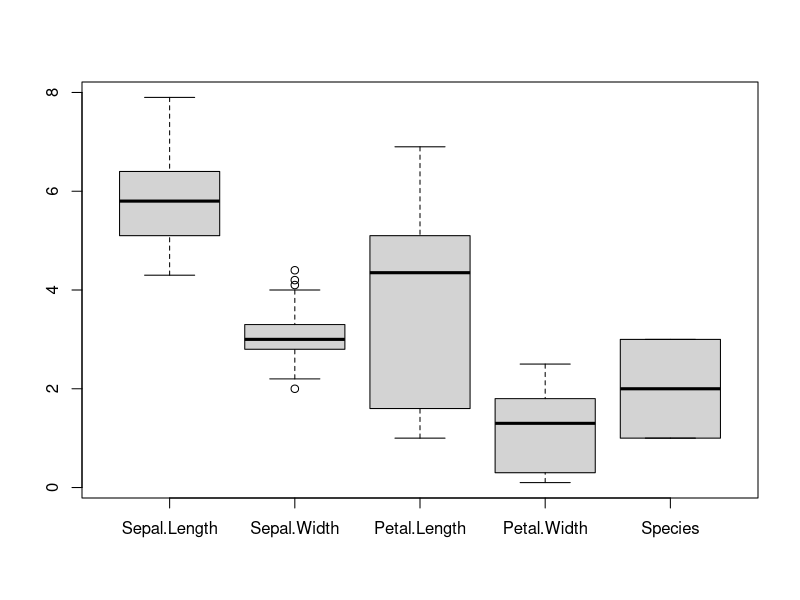
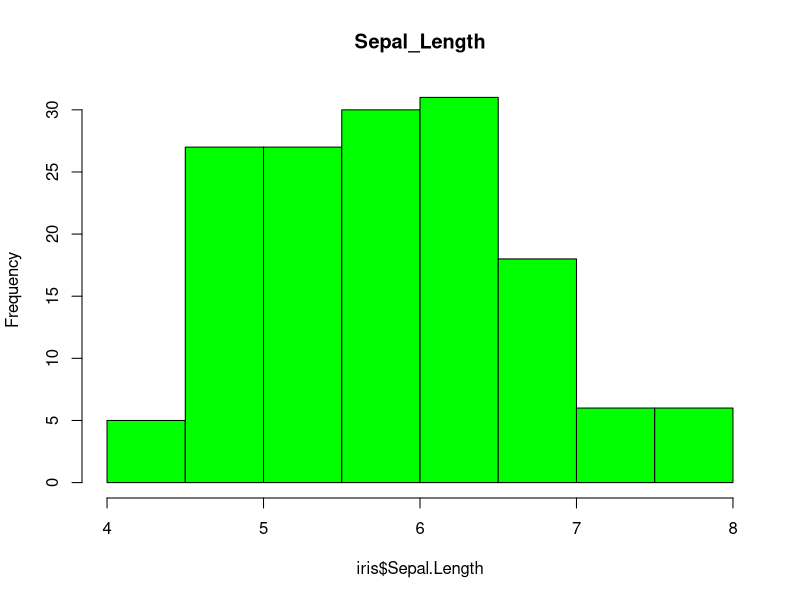
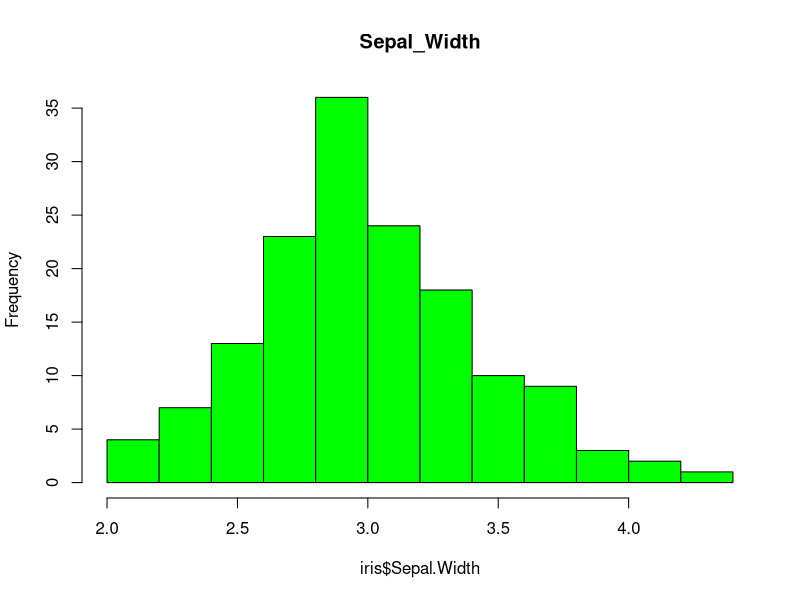
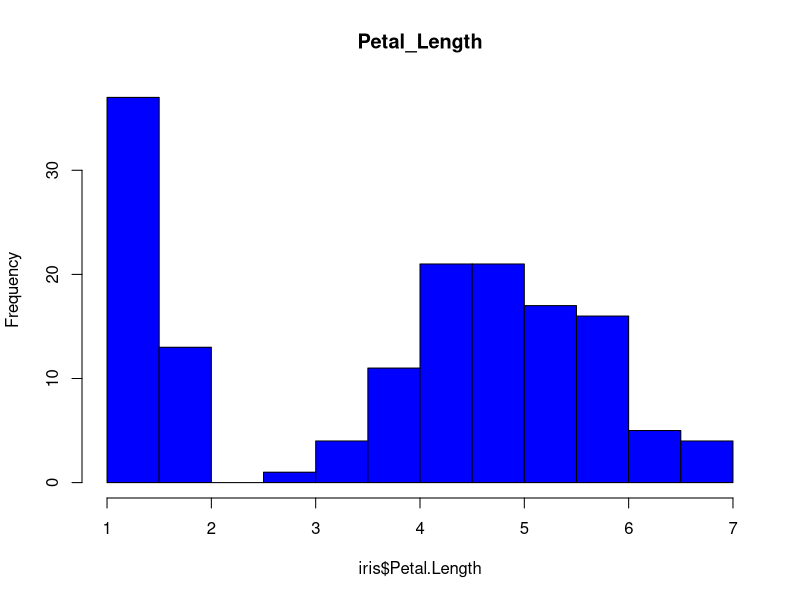
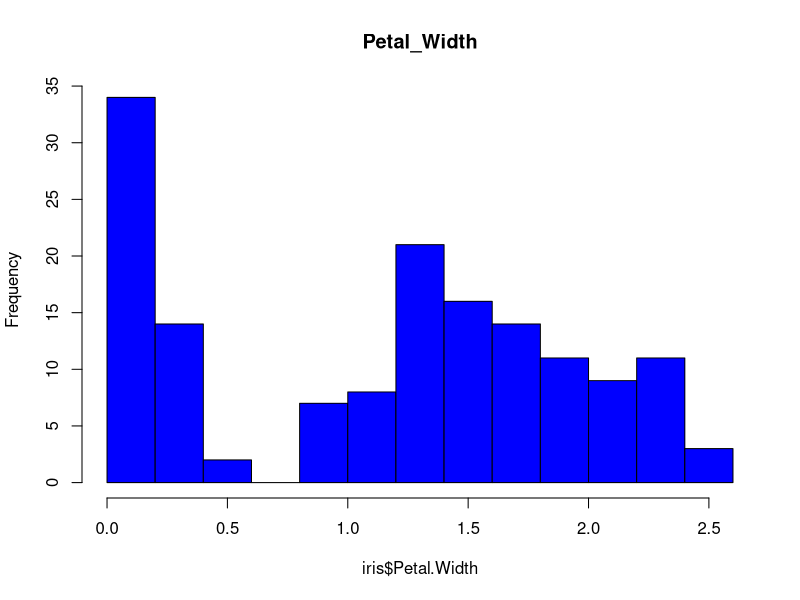
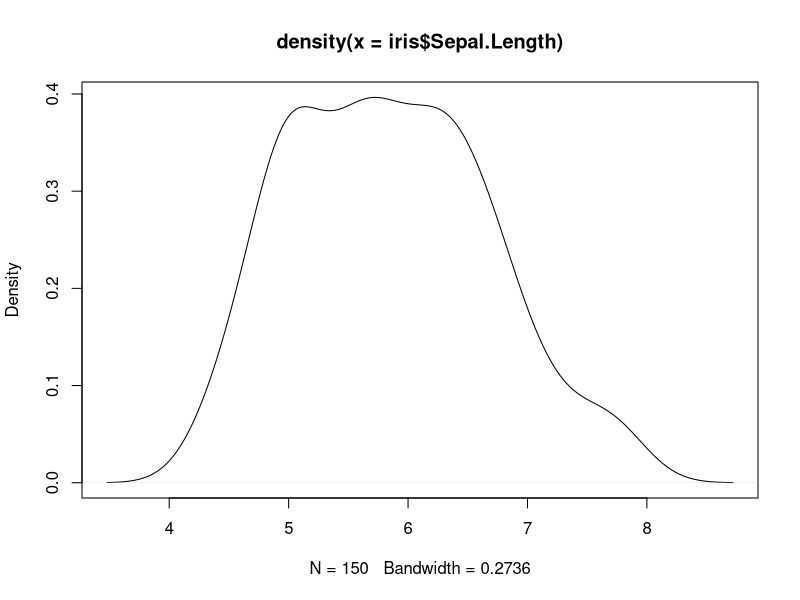
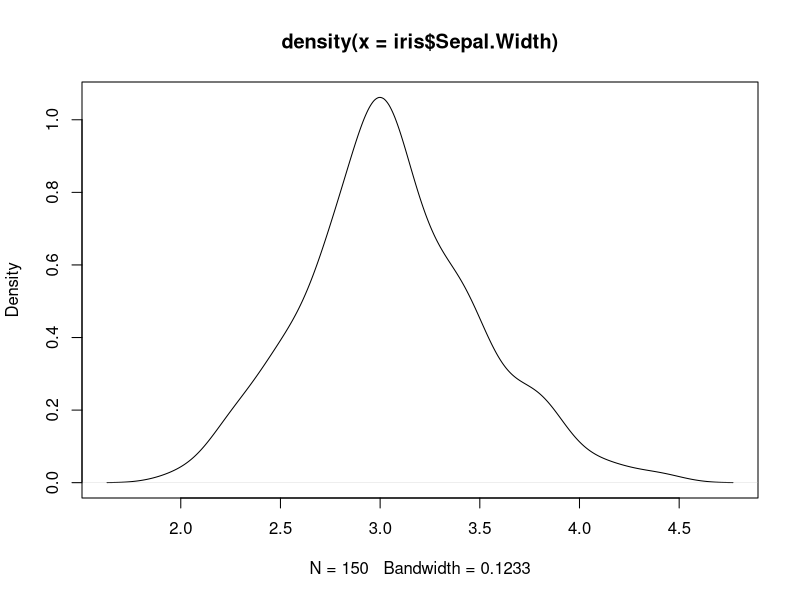
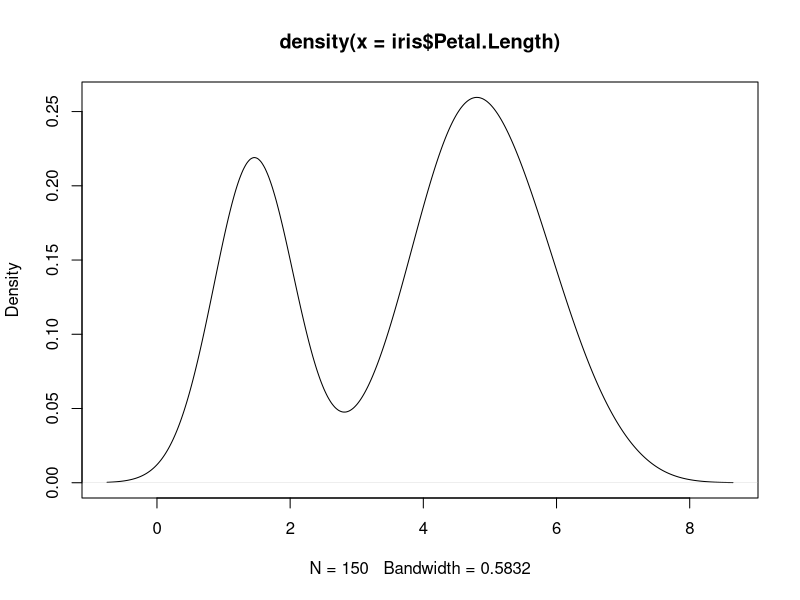

Here is the R script that generated these plots, in order:
# View Dataset.
data(iris)
View(iris)
#---------------------------------------------------------------
#describe the Data in Dataset (iris) Graphically.
# Sepal--> Green   ,,, petal-->Blue
boxplot(iris)
#---------------
hist(iris$Sepal.Length,main="Sepal_Length",col="green")
hist(iris$Sepal.Width,main="Sepal_Width",col="green")
hist(iris$Petal.Length,main="Petal_Length",col="blue")
hist(iris$Petal.Width,main="Petal_Width",col="blue")
#-----------------
plot(density(iris$Sepal.Length))
plot(density(iris$Sepal.Width))
plot(density(iris$Petal.Length))
plot(density(iris$Petal.Width))
#--------------------------
barplot(table(iris$Sepal.Length),main="Sepal_Length",col="green")
barplot(table(iris$Sepal.Width),main="Sepal_Width",col="green")
barplot(table(iris$Petal.Length),main="Petal_Length",col="blue")
barplot(table(iris$Petal.Width),main="Petal_width",col="blue")
#-----------------------------------------------------------------
#discribe each Species in the dataset Graphically.
# 1.setosa
barplot(table(iris$Species=="setosa",iris$Sepal.Length))
barplot(table(iris$Species=="setosa",iris$Sepal.Width))
barplot(table(iris$Species=="setosa",iris$Petal.Length))
barplot(table(iris$Species=="setosa",iris$Petal.Width))
#------------------
# 2.versicolor
barplot(table(iris$Species=="versicolor",iris$Sepal.Length))
barplot(table(iris$Species=="versicolor",iris$Sepal.Width))
barplot(table(iris$Species=="versicolor",iris$Petal.Length))
barplot(table(iris$Species=="versicolor",iris$Petal.Width))
#------------------
# 3.virginica
barplot(table(iris$Species=="virginica",iris$Sepal.Length))
barplot(table(iris$Species=="virginica",iris$Sepal.Width))
barplot(table(iris$Species=="virginica",iris$Petal.Length))
barplot(table(iris$Species=="virginica",iris$Petal.Width))
#------------------------------------------------------------------
#describe Data Numerically
#--
# 1.Mean.
mean(iris$Sepal.Length)
mean(iris$Sepal.Width)
mean(iris$Petal.Length)
mean(iris$Petal.Width)
#----------------------
# 2.Median.
median(iris$Sepal.Length)
median(iris$Sepal.Width)
median(iris$Petal.Length)
median(iris$Petal.Width)
#-------------------------------------------------------------------
# Calculate Correlation (Sepal_length,Petal_Length)
cor(iris$Sepal.Length,iris$Petal.Length,use="complete.obs", method="pearson")
#-------------------------
# Calculate Correlation (Sepal_Width,Petal_Width)
cor(iris$Sepal.Width,iris$Petal.Width,use="complete.obs", method="pearson")
#--------------------------------------------------------------------
# Test
t.test(iris$Sepal.Length,iris$Petal.Length, alternative="less", paired =
         FALSE, var.equal=TRUE, conf.level=.95)
#----------------------------------------------------------------------
## Apply K-means Clustring.
x=iris[,-5]
y=iris$Species
km <- kmeans(x,3)
km
table(y,km$cluster)
plot(x[c("Sepal.Length", "Sepal.Width")], col=km$cluster)
points(km$centers[,c("Sepal.Length", "Sepal.Width")], col=1:3, pch=23, cex=3)

